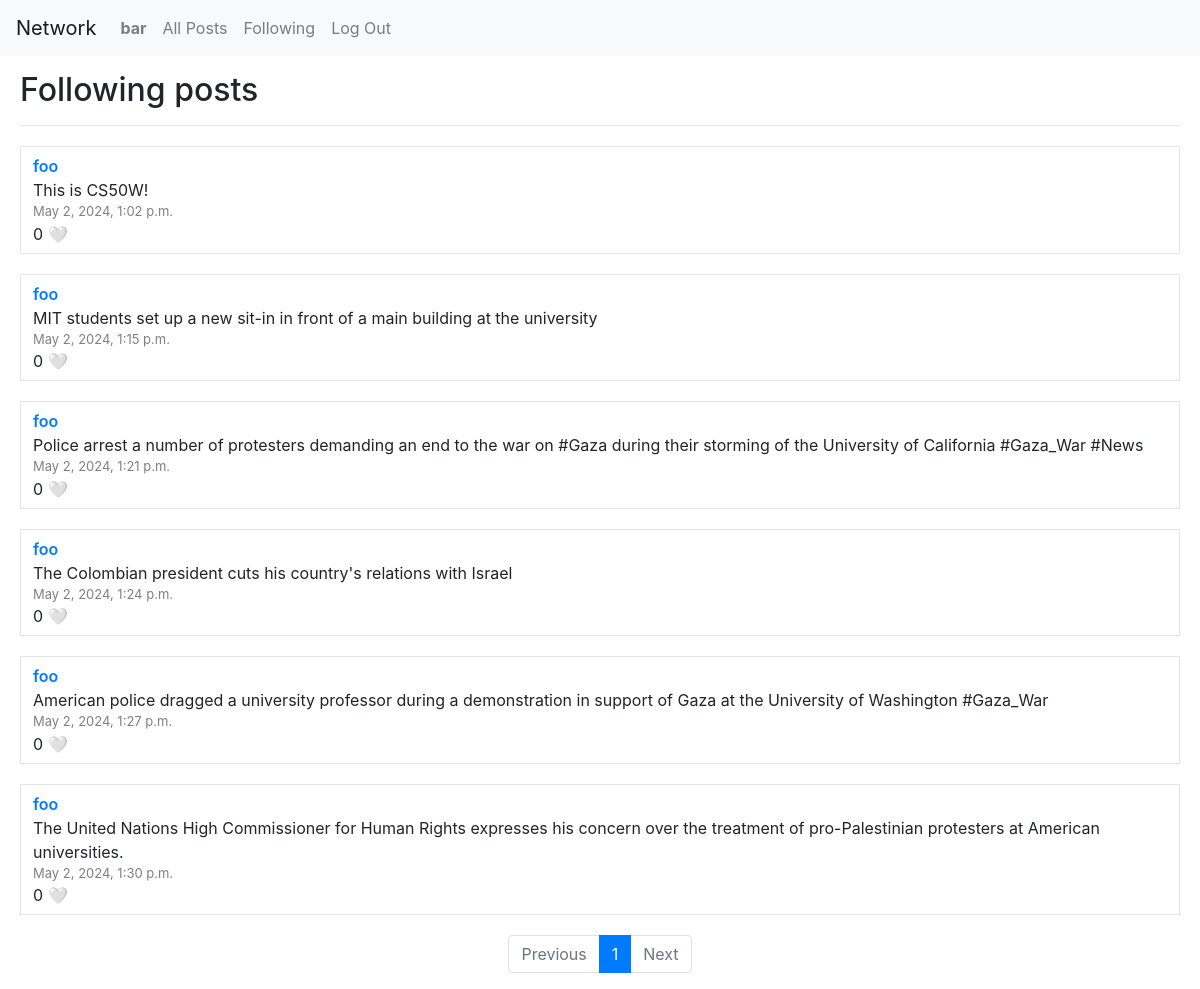
The app's page /following (signed in), older data.
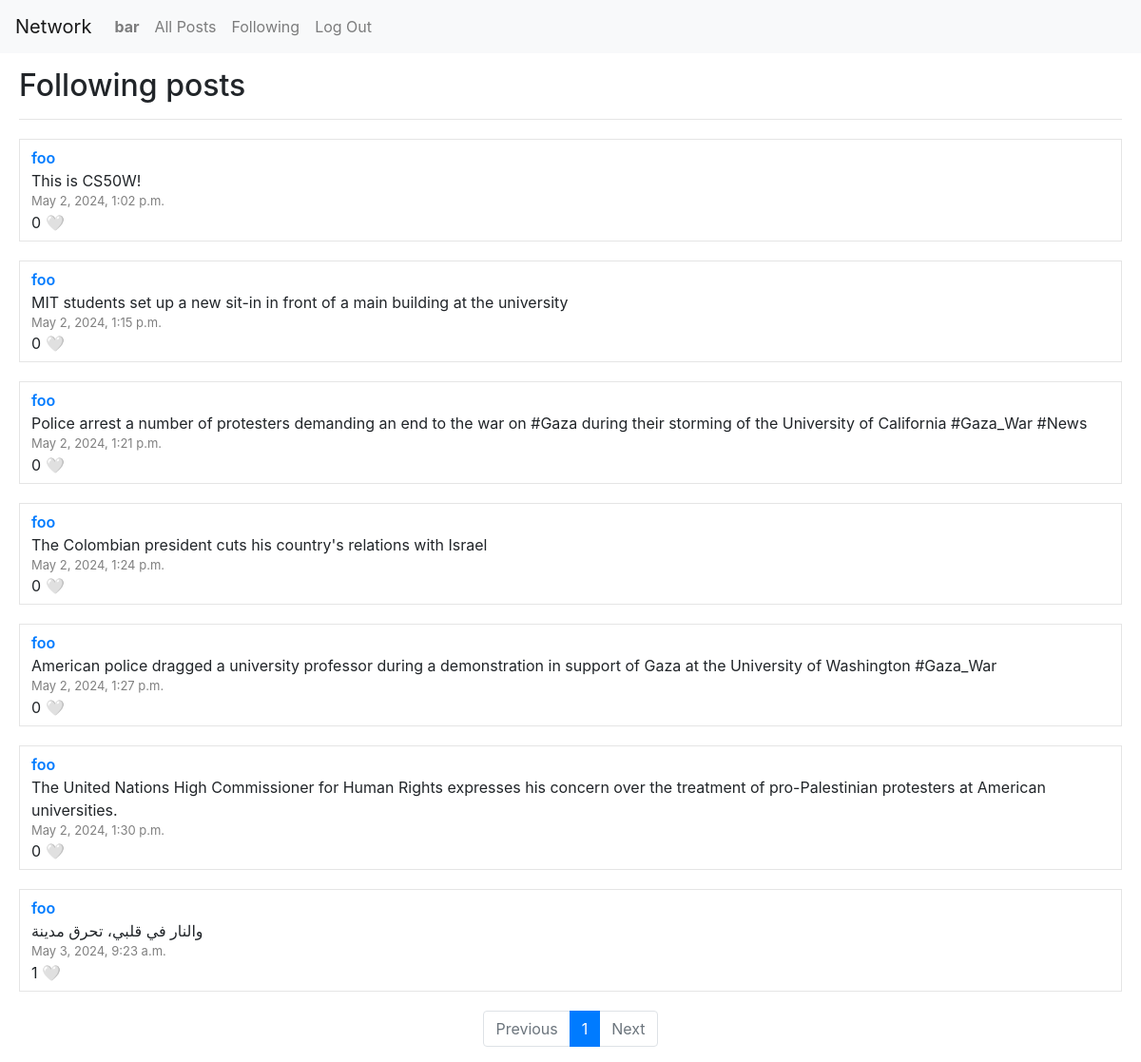
The same page, newer data.
### network/models.py (models this page shows, shortened)
class Post(models.Model):
    poster = models.ForeignKey(User, related_name="posts", on_delete=models.CASCADE, null=False, blank=False)
    content = models.TextField(null=False, blank=False)
    date = models.DateTimeField(auto_now_add=True, editable=False)

class User(AbstractUser):
    following = models.ManyToManyField('self', related_name='followers', symmetrical=False, null=True, blank=True)
    likes = models.ManyToManyField('Post', related_name='liked_by', blank=True)
    def __str__(self):
        return self.username

### network/views.py (the view)
# urls.py: path("following", views.following, name="following"),
@login_required(login_url='login')
def following(request, page_number=1):
    following_posts = Post.objects.filter(poster__in=request.user.following.all())
    p = Paginator(following_posts, posts_count_per_page)
    current_page = p.page(page_number)
    return render(request, "network/following.html", {
        "current_page": current_page,
        "pages": p,
    })

### network/templates/network/following.html (shortened to what this page needs)
{% extends "network/layout.html" %}
{% block body %}
    <h2>Following posts</h2>
    <hr>
    {% for post in current_page %}
        <div class="post">
            <div class="poster">
                <a href="{% url 'profile' post.poster %}">{{ post.poster }}</a>
            </div>
            <div class="content">{{ post.content }}</div>
            <div class="date">{{ post.date }}</div>
            <div class="likes">
                <span>{{ post.liked_by.count }}</span>
                {% if post in user.likes.all %}
                    <a class="like-btn" data-id="{{ post.pk }}">❤️</a>
                {% else %}
                    <a class="like-btn" data-id="{{ post.pk }}">🤍</a>
                {% endif %}
            </div>
        </div>
    {% empty %}
        <div class="post">
            No posts.
        </div>
    {% endfor %}
    <nav aria-label="Page navigation example">
        <ul class="pagination justify-content-center">
          {% if not current_page.has_previous %}
            <li class="page-item disabled">
                <a class="page-link" tabindex="-1" aria-disabled="true">Previous</a>
            </li>
          {% else %}
            <li class="page-item">
                <a class="page-link" href="{% url 'following' current_page.previous_page_number %}" tabindex="-1" aria-disabled="true">Previous</a>
            </li>
          {% endif %}
          {% for i in pages.page_range %}
            {% if current_page.number == i %}
                <li class="page-item active"><a class="page-link" href="{% url 'following' i %}">{{ i }}</a></li>
            {% else %}
                <li class="page-item"><a class="page-link" href="{% url 'following' i %}">{{ i }}</a></li>
            {% endif %}
          {% endfor %}
          {% if not current_page.has_next %}
            <li class="page-item disabled">
                <a class="page-link">Next</a>
            </li>
          {% else %}
            <li class="page-item">
                <a class="page-link" href="{% url 'following' current_page.next_page_number %}" >Next</a>
            </li>
          {% endif %}
        </ul>
    </nav>
{% endblock %}

Row changes from the older to the newer data that the page shows:
added Post: poster "foo", content "والنار في قلبي، تحرق مدينة", date "May 3, 2024, 9:23 a.m.", liked_by.count "1"
